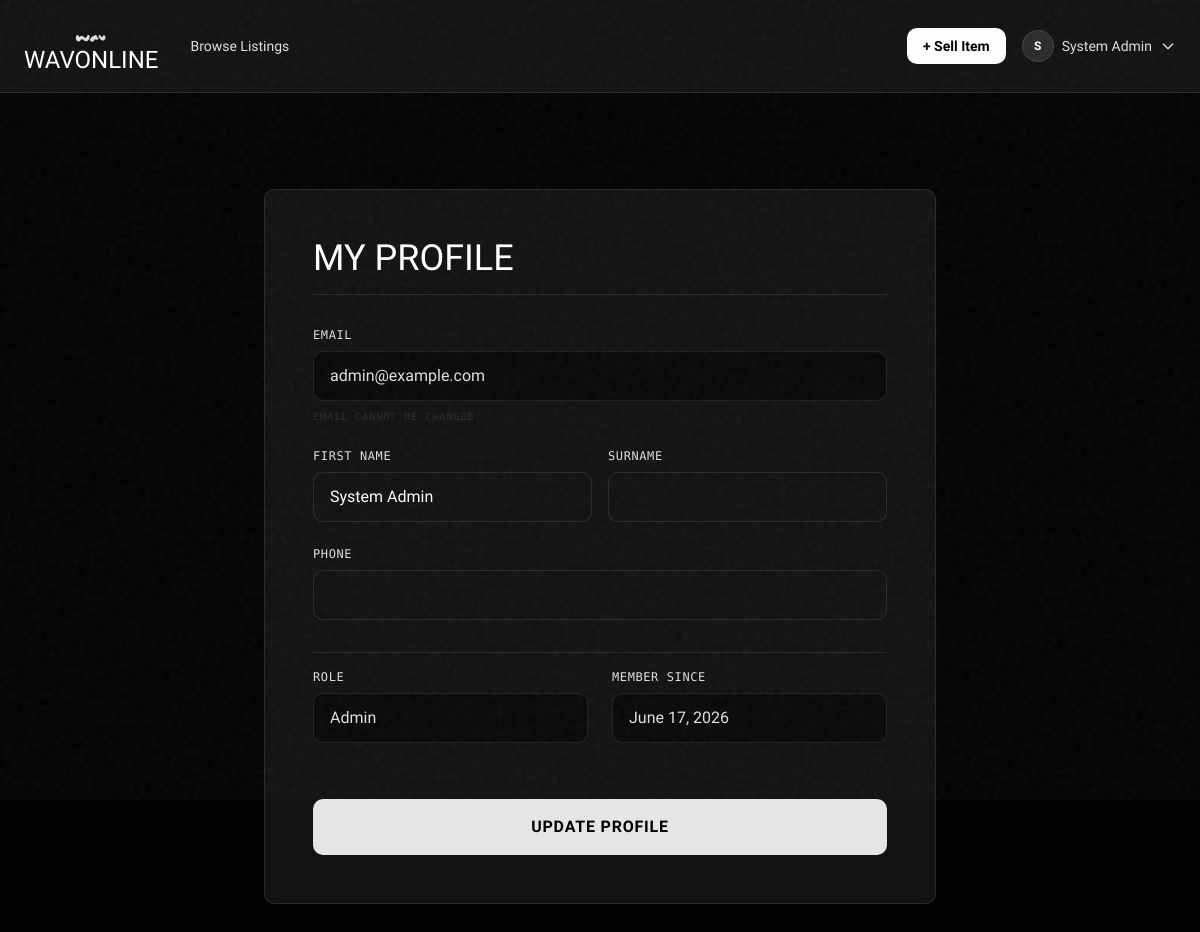
The app's page /profile.php (signed in) with its own data.
### tables this page shows
CREATE TABLE IF NOT EXISTS users (
    id INT AUTO_INCREMENT PRIMARY KEY,
    name VARCHAR(100) NOT NULL,
    surname VARCHAR(100) NOT NULL,
    email VARCHAR(100) NOT NULL UNIQUE,
    password_hash VARCHAR(255) NOT NULL,
    phone VARCHAR(20),
    profile_picture VARCHAR(255),
    role ENUM('buyer', 'seller', 'admin') DEFAULT 'buyer',
    status ENUM('active', 'banned') DEFAULT 'active',
    created_at TIMESTAMP DEFAULT CURRENT_TIMESTAMP
);

### profile.php (the view, shortened to what this page needs)
<?php
require_once 'includes/db.php';
$stmt = $pdo->prepare("SELECT * FROM users WHERE id = ?");
$stmt->execute([$_SESSION['user_id']]);
$user = $stmt->fetch();
include 'includes/header.php';
?>
<div class="container mx-auto px-6 py-16 flex justify-center min-h-[70vh]">
    <div class="w-full max-w-2xl">
        <div class="glass-panel p-8 md:p-12 rounded-[var(--radius)]">
            <h3 class="font-dh text-4xl uppercase tracking-normal mb-8 text-white border-b border-[var(--border-color)] pb-4">My Profile</h3>
            <form method="POST" action="" class="space-y-6">
                <div>
                    <label class="block font-am text-xs text-[var(--c2)] uppercase tracking-wider mb-2">Email</label>
                    <input type="email" class="w-full bg-black/50 border border-[var(--border-color)] text-[var(--c2)] font-cgr rounded-[var(--radius)] px-4 py-3 cursor-not-allowed" value="<?php echo htmlspecialchars($user['email']); ?>" disabled>
                    <small class="block mt-2 font-am text-[10px] text-[var(--c3)] uppercase tracking-widest">Email cannot be changed.</small>
                </div>
                <div class="grid grid-cols-2 gap-4">
                    <div>
                        <label class="block font-am text-xs text-[var(--c2)] uppercase tracking-wider mb-2">First Name</label>
                        <input type="text" name="name" class="w-full bg-[var(--c1)] border border-[var(--border-color)] text-white font-cgr rounded-[var(--radius)] px-4 py-3 focus:outline-none focus:border-[var(--c2)] transition-colors" value="<?php echo htmlspecialchars($user['name']); ?>" required>
                    </div>
                    <div>
                        <label class="block font-am text-xs text-[var(--c2)] uppercase tracking-wider mb-2">Surname</label>
                        <input type="text" name="surname" class="w-full bg-[var(--c1)] border border-[var(--border-color)] text-white font-cgr rounded-[var(--radius)] px-4 py-3 focus:outline-none focus:border-[var(--c2)] transition-colors" value="<?php echo htmlspecialchars($user['surname']); ?>" required>
                    </div>
                </div>
                <div>
                    <label class="block font-am text-xs text-[var(--c2)] uppercase tracking-wider mb-2">Phone</label>
                    <input type="text" name="phone" class="w-full bg-[var(--c1)] border border-[var(--border-color)] text-white font-cgr rounded-[var(--radius)] px-4 py-3 focus:outline-none focus:border-[var(--c2)] transition-colors" value="<?php echo htmlspecialchars($user['phone']); ?>">
                </div>
                <div class="grid grid-cols-1 md:grid-cols-2 gap-6 pt-4 border-t border-[var(--border-color)] mt-8">
                    <div>
                        <label class="block font-am text-xs text-[var(--c2)] uppercase tracking-wider mb-2">Role</label>
                        <input type="text" class="w-full bg-black/50 border border-[var(--border-color)] text-[var(--c2)] font-cgr rounded-[var(--radius)] px-4 py-3 cursor-not-allowed" value="<?php echo ucfirst(htmlspecialchars($user['role'])); ?>" disabled>
                    </div>
                    <div>
                        <label class="block font-am text-xs text-[var(--c2)] uppercase tracking-wider mb-2">Member Since</label>
                        <input type="text" class="w-full bg-black/50 border border-[var(--border-color)] text-[var(--c2)] font-cgr rounded-[var(--radius)] px-4 py-3 cursor-not-allowed" value="<?php echo date('F j, Y', strtotime($user['created_at'])); ?>" disabled>
                    </div>
                </div>
                <button type="submit" class="w-full bg-[var(--primary-color)] text-black font-cgr font-bold uppercase tracking-wider rounded-[var(--radius)] px-4 py-4 hover:bg-white transition-colors mt-8">
                    Update Profile
                </button>
            </form>
        </div>
    </div>
</div>
<?php include 'includes/footer.php'; ?>

### assets/css/style.css (style rules this page uses)
:root { --c1: #121212; --c2: #e0e0e4; --c3: #2b2b2b; --base-100: #ffffff; --base-200: #999999; --base-300: #343434; --base-400: #212121; --base-500: #000000; --bg-color: oklch(0.145 0 0); --fg-color: oklch(0.985 0 0); --primary-color: oklch(0.922 0 0); --muted-color: oklch(0.269 0 0); --border-color: oklch(1 0 0 / 10%); --radius: 0.625rem; --font-geist-sans: 'Geist', sans-serif; --font-geist-mono: 'Geist Mono', monospace; }
body { background-color: #030303; color: var(--fg-color); font-family: var(--font-geist-sans); display: flex; flex-direction: column; min-height: 100vh; margin: 0; }
button, input[type="submit"], input[type="reset"] { cursor: pointer; }
.font-cgr { font-family: 'cgr', var(--font-geist-sans); }
.font-am { font-family: 'am', var(--font-geist-mono); }
.font-dh { font-family: 'dh', var(--font-geist-sans); }
.glass-panel { background-color: var(--c1); border: 1px solid var(--border-color); backdrop-filter: blur(10px); }

### records on screen
users: email "admin@example.com", name "System Admin", role "Admin", created_at "June 17, 2026"

### other values on screen
substr($_SESSION['name'], 0, 1) "S"
